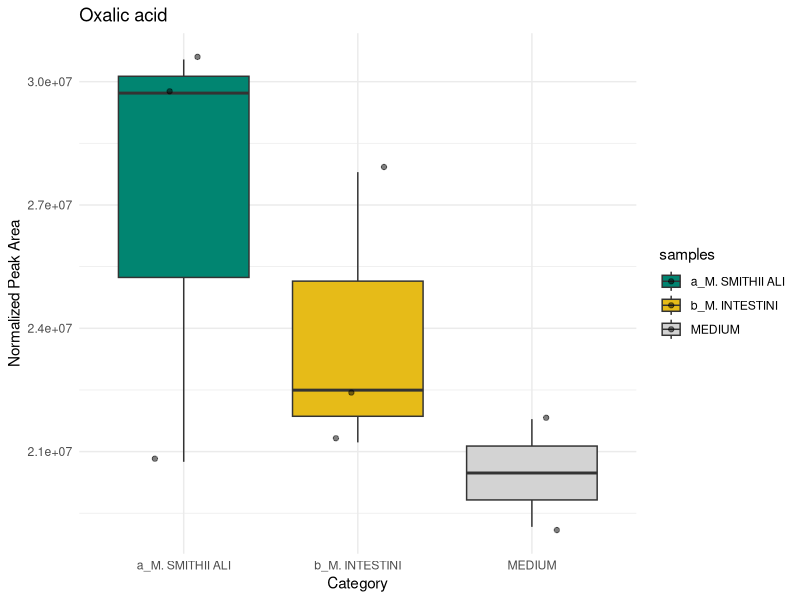
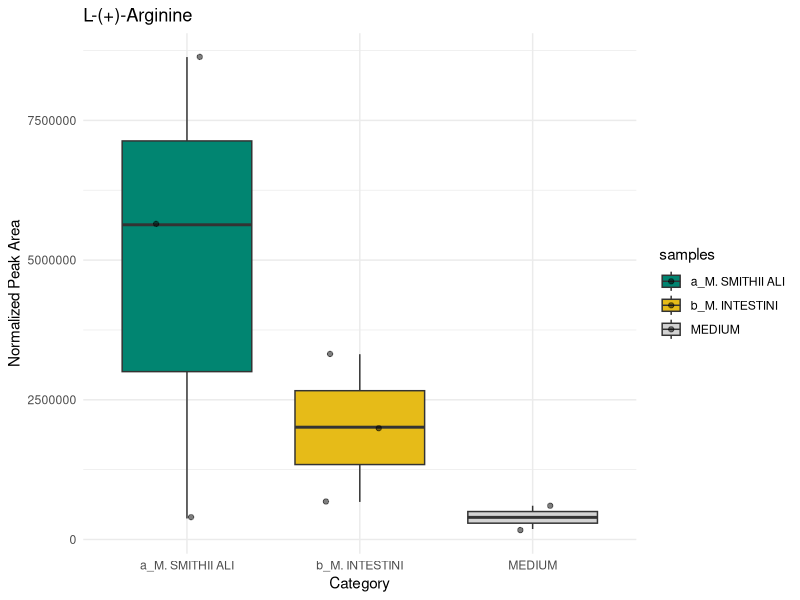
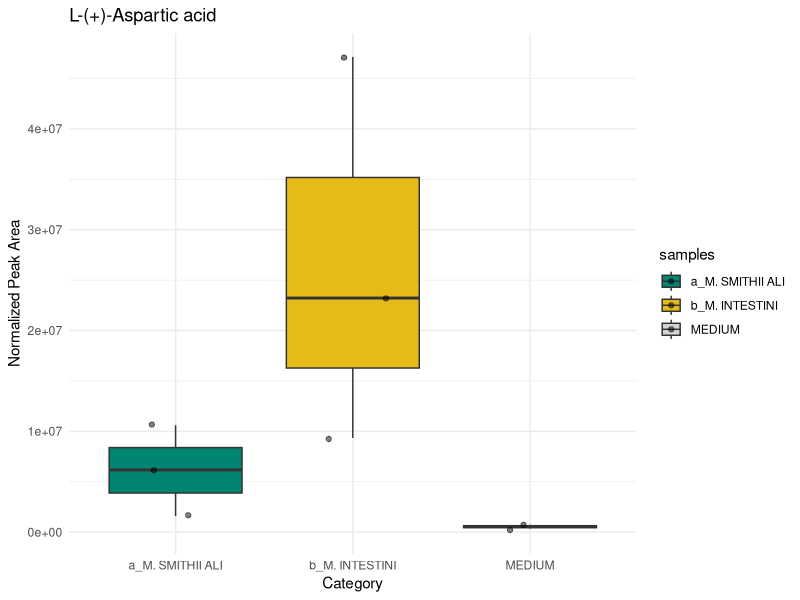
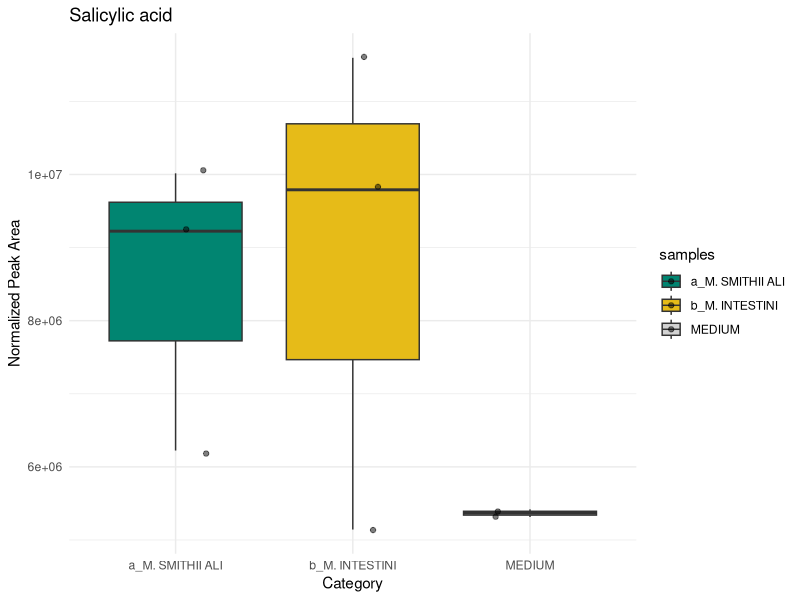
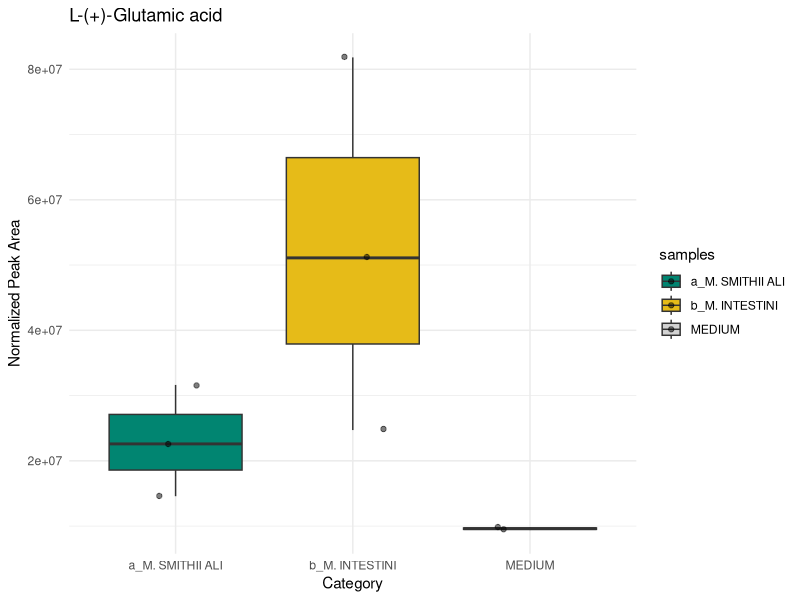
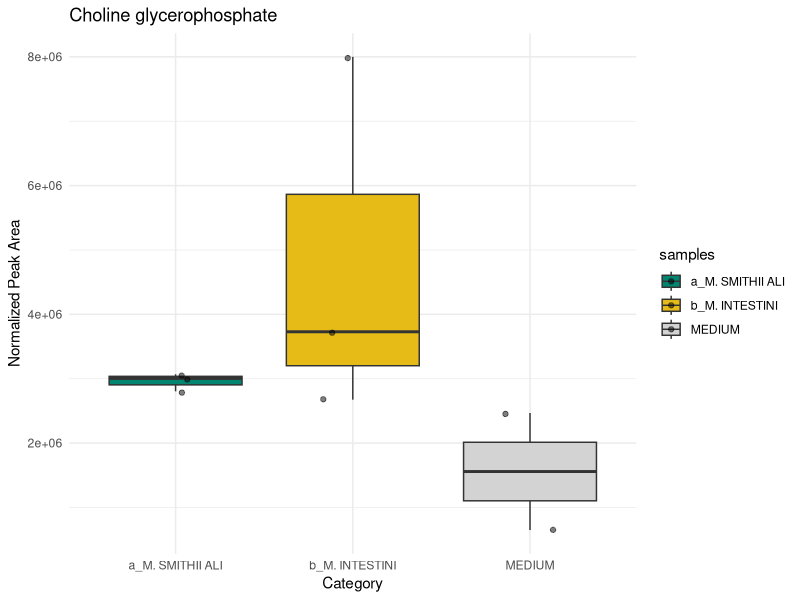

These figures' R source, in order:
# Load necessary libraries (if not already installed)
# install.packages("ggplot2")
library(ggplot2)

###########################################
#ALI-INT-Medium
# Create a data frame with your data
# Load necessary libraries
library(ggplot2)

# Create the dataframe
data <- data.frame(
  samples = c("a_M. SMITHII ALI", "a_M. SMITHII ALI", "a_M. SMITHII ALI", "b_M. INTESTINI", "b_M. INTESTINI", "b_M. INTESTINI", "MEDIUM", "MEDIUM"),
  norm_area = c(20752179, 30541086, 29721857, 22495119, 27799927, 21223158, 21790339, 19168585)
)

# Create the boxplot
ggplot(data, aes(x = samples, y = norm_area, fill = samples)) +
  geom_boxplot() +
  labs(title = "Oxalic acid",
       x = "Category",
       y = "Normalized Peak Area") +
  geom_jitter(width = 0.2, alpha = 0.5, color = "black") +  # Add jittered points
  scale_fill_manual(values = c("a_M. SMITHII ALI" = "#018571ff", "b_M. INTESTINI" = "#e6bb18ff", "MEDIUM" = "lightgrey")) +
  theme_minimal()


###########################################
###########################################
#ALI-INT-Medium
# Create a data frame with your data
# Load necessary libraries
library(ggplot2)

# Create the dataframe
data <- data.frame(
  samples = c("a_M. SMITHII ALI", "a_M. SMITHII ALI", "a_M. SMITHII ALI", "b_M. INTESTINI", "b_M. INTESTINI", "b_M. INTESTINI", "MEDIUM", "MEDIUM"),
  norm_area = c(5632274, 375776, 8633584, 3316116, 672296, 2009596, 604200, 187604)
)

# Create the boxplot
ggplot(data, aes(x = samples, y = norm_area, fill = samples)) +
  geom_boxplot() +
  labs(title = "L-(+)-Arginine",
       x = "Category",
       y = "Normalized Peak Area") +
  geom_jitter(width = 0.2, alpha = 0.5, color = "black") +  # Add jittered points
  scale_fill_manual(values = c("a_M. SMITHII ALI" = "#018571ff", "b_M. INTESTINI" = "#e6bb18ff", "MEDIUM" = "lightgrey")) +
  theme_minimal()


###########################################
###########################################
###########################################
#ALI-INT-Medium
# Create a data frame with your data
# Load necessary libraries
library(ggplot2)

# Create the dataframe
data <- data.frame(
  samples = c("a_M. SMITHII ALI", "a_M. SMITHII ALI", "a_M. SMITHII ALI", "b_M. INTESTINI", "b_M. INTESTINI", "b_M. INTESTINI", "MEDIUM", "MEDIUM"),
  norm_area = c(6169003, 1585309, 10604133, 47140111, 9336077, 23217815, 737236, 346709)
)

# Create the boxplot
ggplot(data, aes(x = samples, y = norm_area, fill = samples)) +
  geom_boxplot() +
  labs(title = "L-(+)-Aspartic acid",
       x = "Category",
       y = "Normalized Peak Area") +
  geom_jitter(width = 0.2, alpha = 0.5, color = "black") +  # Add jittered points
  scale_fill_manual(values = c("a_M. SMITHII ALI" = "#018571ff", "b_M. INTESTINI" = "#e6bb18ff", "MEDIUM" = "lightgrey")) +
  theme_minimal()


###########################################
###########################################
#ALI-INT-Medium
# Create a data frame with your data
# Load necessary libraries
library(ggplot2)

# Create the dataframe
data <- data.frame(
  samples = c("a_M. SMITHII ALI", "a_M. SMITHII ALI", "a_M. SMITHII ALI", "b_M. INTESTINI", "b_M. INTESTINI", "b_M. INTESTINI", "MEDIUM", "MEDIUM"),
  norm_area = c(9224109,6223309,10015630,11595791,5142877,9790206,5418493,5313741)
)

# Create the boxplot
ggplot(data, aes(x = samples, y = norm_area, fill = samples)) +
  geom_boxplot() +
  labs(title = "Salicylic acid",
       x = "Category",
       y = "Normalized Peak Area") +
  geom_jitter(width = 0.2, alpha = 0.5, color = "black") +  # Add jittered points
  scale_fill_manual(values = c("a_M. SMITHII ALI" = "#018571ff", "b_M. INTESTINI" = "#e6bb18ff", "MEDIUM" = "lightgrey")) +
  theme_minimal()


###########################################
###########################################
#ALI-INT-Medium
# Create a data frame with your data
# Load necessary libraries
library(ggplot2)

# Create the dataframe
data <- data.frame(
  samples = c("a_M. SMITHII ALI", "a_M. SMITHII ALI", "a_M. SMITHII ALI", "b_M. INTESTINI", "b_M. INTESTINI", "b_M. INTESTINI", "MEDIUM", "MEDIUM"),
  norm_area = c(22594620,14579469,31625608,81819523,24710770,51098603,9825361,9390199)
)

# Create the boxplot
ggplot(data, aes(x = samples, y = norm_area, fill = samples)) +
  geom_boxplot() +
  labs(title = "L-(+)-Glutamic acid",
       x = "Category",
       y = "Normalized Peak Area") +
  geom_jitter(width = 0.2, alpha = 0.5, color = "black") +  # Add jittered points
  scale_fill_manual(values = c("a_M. SMITHII ALI" = "#018571ff", "b_M. INTESTINI" = "#e6bb18ff", "MEDIUM" = "lightgrey")) +
  theme_minimal()


###########################################
###########################################
###########################################
#ALI-INT-Medium
# Create a data frame with your data
# Load necessary libraries
library(ggplot2)

# Create the dataframe
data <- data.frame(
  samples = c("a_M. SMITHII ALI", "a_M. SMITHII ALI", "a_M. SMITHII ALI", "b_M. INTESTINI", "b_M. INTESTINI", "b_M. INTESTINI", "MEDIUM", "MEDIUM"),
  norm_area = c(3069622,2804314,3004487,7999183,2674479,3729186,2467644,648959)
)

# Create the boxplot
ggplot(data, aes(x = samples, y = norm_area, fill = samples)) +
  geom_boxplot() +
  labs(title = "Choline glycerophosphate",
       x = "Category",
       y = "Normalized Peak Area") +
  geom_jitter(width = 0.2, alpha = 0.5, color = "black") +  # Add jittered points
  scale_fill_manual(values = c("a_M. SMITHII ALI" = "#018571ff", "b_M. INTESTINI" = "#e6bb18ff", "MEDIUM" = "lightgrey")) +
  theme_minimal()

###########################################


